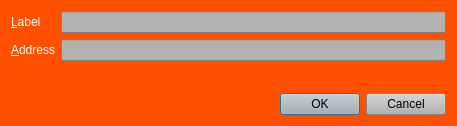
<?xml version="1.0" encoding="UTF-8"?>
<ui version="4.0">
 <class>EditAddressDialog</class>
 <widget class="QDialog" name="EditAddressDialog">
  <property name="geometry">
   <rect>
    <x>0</x>
    <y>0</y>
    <width>457</width>
    <height>126</height>
   </rect>
  </property>
  <property name="palette">
   <palette>
    <active>
     <colorrole role="WindowText">
      <brush brushstyle="SolidPattern">
       <color alpha="255">
        <red>255</red>
        <green>255</green>
        <blue>255</blue>
       </color>
      </brush>
     </colorrole>
     <colorrole role="Button">
      <brush brushstyle="SolidPattern">
       <color alpha="255">
        <red>255</red>
        <green>80</green>
        <blue>0</blue>
       </color>
      </brush>
     </colorrole>
     <colorrole role="Light">
      <brush brushstyle="SolidPattern">
       <color alpha="255">
        <red>207</red>
        <green>207</green>
        <blue>207</blue>
       </color>
      </brush>
     </colorrole>
     <colorrole role="Midlight">
      <brush brushstyle="SolidPattern">
       <color alpha="255">
        <red>172</red>
        <green>172</green>
        <blue>172</blue>
       </color>
      </brush>
     </colorrole>
     <colorrole role="Dark">
      <brush brushstyle="SolidPattern">
       <color alpha="255">
        <red>69</red>
        <green>69</green>
        <blue>69</blue>
       </color>
      </brush>
     </colorrole>
     <colorrole role="Mid">
      <brush brushstyle="SolidPattern">
       <color alpha="255">
        <red>92</red>
        <green>92</green>
        <blue>92</blue>
       </color>
      </brush>
     </colorrole>
     <colorrole role="Text">
      <brush brushstyle="SolidPattern">
       <color alpha="255">
        <red>255</red>
        <green>255</green>
        <blue>255</blue>
       </color>
      </brush>
     </colorrole>
     <colorrole role="BrightText">
      <brush brushstyle="SolidPattern">
       <color alpha="255">
        <red>255</red>
        <green>255</green>
        <blue>255</blue>
       </color>
      </brush>
     </colorrole>
     <colorrole role="ButtonText">
      <brush brushstyle="SolidPattern">
       <color alpha="255">
        <red>0</red>
        <green>0</green>
        <blue>0</blue>
       </color>
      </brush>
     </colorrole>
     <colorrole role="Base">
      <brush brushstyle="SolidPattern">
       <color alpha="255">
        <red>255</red>
        <green>255</green>
        <blue>255</blue>
       </color>
      </brush>
     </colorrole>
     <colorrole role="Window">
      <brush brushstyle="SolidPattern">
       <color alpha="255">
        <red>255</red>
        <green>80</green>
        <blue>0</blue>
       </color>
      </brush>
     </colorrole>
     <colorrole role="Shadow">
      <brush brushstyle="SolidPattern">
       <color alpha="255">
        <red>255</red>
        <green>255</green>
        <blue>255</blue>
       </color>
      </brush>
     </colorrole>
     <colorrole role="AlternateBase">
      <brush brushstyle="SolidPattern">
       <color alpha="255">
        <red>196</red>
        <green>196</green>
        <blue>196</blue>
       </color>
      </brush>
     </colorrole>
     <colorrole role="ToolTipBase">
      <brush brushstyle="SolidPattern">
       <color alpha="255">
        <red>255</red>
        <green>80</green>
        <blue>0</blue>
       </color>
      </brush>
     </colorrole>
     <colorrole role="ToolTipText">
      <brush brushstyle="SolidPattern">
       <color alpha="255">
        <red>255</red>
        <green>255</green>
        <blue>255</blue>
       </color>
      </brush>
     </colorrole>
    </active>
    <inactive>
     <colorrole role="WindowText">
      <brush brushstyle="SolidPattern">
       <color alpha="255">
        <red>255</red>
        <green>255</green>
        <blue>255</blue>
       </color>
      </brush>
     </colorrole>
     <colorrole role="Button">
      <brush brushstyle="SolidPattern">
       <color alpha="255">
        <red>255</red>
        <green>80</green>
        <blue>0</blue>
       </color>
      </brush>
     </colorrole>
     <colorrole role="Light">
      <brush brushstyle="SolidPattern">
       <color alpha="255">
        <red>207</red>
        <green>207</green>
        <blue>207</blue>
       </color>
      </brush>
     </colorrole>
     <colorrole role="Midlight">
      <brush brushstyle="SolidPattern">
       <color alpha="255">
        <red>172</red>
        <green>172</green>
        <blue>172</blue>
       </color>
      </brush>
     </colorrole>
     <colorrole role="Dark">
      <brush brushstyle="SolidPattern">
       <color alpha="255">
        <red>69</red>
        <green>69</green>
        <blue>69</blue>
       </color>
      </brush>
     </colorrole>
     <colorrole role="Mid">
      <brush brushstyle="SolidPattern">
       <color alpha="255">
        <red>92</red>
        <green>92</green>
        <blue>92</blue>
       </color>
      </brush>
     </colorrole>
     <colorrole role="Text">
      <brush brushstyle="SolidPattern">
       <color alpha="255">
        <red>255</red>
        <green>255</green>
        <blue>255</blue>
       </color>
      </brush>
     </colorrole>
     <colorrole role="BrightText">
      <brush brushstyle="SolidPattern">
       <color alpha="255">
        <red>255</red>
        <green>255</green>
        <blue>255</blue>
       </color>
      </brush>
     </colorrole>
     <colorrole role="ButtonText">
      <brush brushstyle="SolidPattern">
       <color alpha="255">
        <red>0</red>
        <green>0</green>
        <blue>0</blue>
       </color>
      </brush>
     </colorrole>
     <colorrole role="Base">
      <brush brushstyle="SolidPattern">
       <color alpha="255">
        <red>255</red>
        <green>255</green>
        <blue>255</blue>
       </color>
      </brush>
     </colorrole>
     <colorrole role="Window">
      <brush brushstyle="SolidPattern">
       <color alpha="255">
        <red>255</red>
        <green>80</green>
        <blue>0</blue>
       </color>
      </brush>
     </colorrole>
     <colorrole role="Shadow">
      <brush brushstyle="SolidPattern">
       <color alpha="255">
        <red>255</red>
        <green>255</green>
        <blue>255</blue>
       </color>
      </brush>
     </colorrole>
     <colorrole role="AlternateBase">
      <brush brushstyle="SolidPattern">
       <color alpha="255">
        <red>196</red>
        <green>196</green>
        <blue>196</blue>
       </color>
      </brush>
     </colorrole>
     <colorrole role="ToolTipBase">
      <brush brushstyle="SolidPattern">
       <color alpha="255">
        <red>255</red>
        <green>80</green>
        <blue>0</blue>
       </color>
      </brush>
     </colorrole>
     <colorrole role="ToolTipText">
      <brush brushstyle="SolidPattern">
       <color alpha="255">
        <red>255</red>
        <green>255</green>
        <blue>255</blue>
       </color>
      </brush>
     </colorrole>
    </inactive>
    <disabled>
     <colorrole role="WindowText">
      <brush brushstyle="SolidPattern">
       <color alpha="255">
        <red>69</red>
        <green>69</green>
        <blue>69</blue>
       </color>
      </brush>
     </colorrole>
     <colorrole role="Button">
      <brush brushstyle="SolidPattern">
       <color alpha="255">
        <red>255</red>
        <green>80</green>
        <blue>0</blue>
       </color>
      </brush>
     </colorrole>
     <colorrole role="Light">
      <brush brushstyle="SolidPattern">
       <color alpha="255">
        <red>207</red>
        <green>207</green>
        <blue>207</blue>
       </color>
      </brush>
     </colorrole>
     <colorrole role="Midlight">
      <brush brushstyle="SolidPattern">
       <color alpha="255">
        <red>172</red>
        <green>172</green>
        <blue>172</blue>
       </color>
      </brush>
     </colorrole>
     <colorrole role="Dark">
      <brush brushstyle="SolidPattern">
       <color alpha="255">
        <red>69</red>
        <green>69</green>
        <blue>69</blue>
       </color>
      </brush>
     </colorrole>
     <colorrole role="Mid">
      <brush brushstyle="SolidPattern">
       <color alpha="255">
        <red>92</red>
        <green>92</green>
        <blue>92</blue>
       </color>
      </brush>
     </colorrole>
     <colorrole role="Text">
      <brush brushstyle="SolidPattern">
       <color alpha="255">
        <red>69</red>
        <green>69</green>
        <blue>69</blue>
       </color>
      </brush>
     </colorrole>
     <colorrole role="BrightText">
      <brush brushstyle="SolidPattern">
       <color alpha="255">
        <red>255</red>
        <green>255</green>
        <blue>255</blue>
       </color>
      </brush>
     </colorrole>
     <colorrole role="ButtonText">
      <brush brushstyle="SolidPattern">
       <color alpha="255">
        <red>69</red>
        <green>69</green>
        <blue>69</blue>
       </color>
      </brush>
     </colorrole>
     <colorrole role="Base">
      <brush brushstyle="SolidPattern">
       <color alpha="255">
        <red>255</red>
        <green>80</green>
        <blue>0</blue>
       </color>
      </brush>
     </colorrole>
     <colorrole role="Window">
      <brush brushstyle="SolidPattern">
       <color alpha="255">
        <red>255</red>
        <green>80</green>
        <blue>0</blue>
       </color>
      </brush>
     </colorrole>
     <colorrole role="Shadow">
      <brush brushstyle="SolidPattern">
       <color alpha="255">
        <red>255</red>
        <green>255</green>
        <blue>255</blue>
       </color>
      </brush>
     </colorrole>
     <colorrole role="AlternateBase">
      <brush brushstyle="SolidPattern">
       <color alpha="255">
        <red>255</red>
        <green>80</green>
        <blue>0</blue>
       </color>
      </brush>
     </colorrole>
     <colorrole role="ToolTipBase">
      <brush brushstyle="SolidPattern">
       <color alpha="255">
        <red>255</red>
        <green>80</green>
        <blue>0</blue>
       </color>
      </brush>
     </colorrole>
     <colorrole role="ToolTipText">
      <brush brushstyle="SolidPattern">
       <color alpha="255">
        <red>255</red>
        <green>255</green>
        <blue>255</blue>
       </color>
      </brush>
     </colorrole>
    </disabled>
   </palette>
  </property>
  <property name="windowTitle">
   <string>Edit Address</string>
  </property>
  <layout class="QVBoxLayout" name="verticalLayout">
   <item>
    <layout class="QFormLayout" name="formLayout">
     <property name="fieldGrowthPolicy">
      <enum>QFormLayout::AllNonFixedFieldsGrow</enum>
     </property>
     <item row="0" column="0">
      <widget class="QLabel" name="label">
       <property name="autoFillBackground">
        <bool>true</bool>
       </property>
       <property name="text">
        <string>&lt;html&gt;&lt;head/&gt;&lt;body&gt;&lt;p&gt;&lt;span style=&quot; color:#ffffff;&quot;&gt;&amp;amp;Label&lt;/span&gt;&lt;/p&gt;&lt;/body&gt;&lt;/html&gt;</string>
       </property>
       <property name="buddy">
        <cstring>labelEdit</cstring>
       </property>
      </widget>
     </item>
     <item row="0" column="1">
      <widget class="QLineEdit" name="labelEdit">
       <property name="palette">
        <palette>
         <active>
          <colorrole role="WindowText">
           <brush brushstyle="SolidPattern">
            <color alpha="255">
             <red>255</red>
             <green>255</green>
             <blue>255</blue>
            </color>
           </brush>
          </colorrole>
          <colorrole role="Button">
           <brush brushstyle="SolidPattern">
            <color alpha="255">
             <red>178</red>
             <green>178</green>
             <blue>178</blue>
            </color>
           </brush>
          </colorrole>
          <colorrole role="Text">
           <brush brushstyle="SolidPattern">
            <color alpha="255">
             <red>255</red>
             <green>255</green>
             <blue>255</blue>
            </color>
           </brush>
          </colorrole>
          <colorrole role="ButtonText">
           <brush brushstyle="SolidPattern">
            <color alpha="255">
             <red>255</red>
             <green>255</green>
             <blue>255</blue>
            </color>
           </brush>
          </colorrole>
          <colorrole role="Base">
           <brush brushstyle="SolidPattern">
            <color alpha="255">
             <red>178</red>
             <green>178</green>
             <blue>178</blue>
            </color>
           </brush>
          </colorrole>
          <colorrole role="Window">
           <brush brushstyle="SolidPattern">
            <color alpha="255">
             <red>178</red>
             <green>178</green>
             <blue>178</blue>
            </color>
           </brush>
          </colorrole>
         </active>
         <inactive>
          <colorrole role="WindowText">
           <brush brushstyle="SolidPattern">
            <color alpha="255">
             <red>255</red>
             <green>255</green>
             <blue>255</blue>
            </color>
           </brush>
          </colorrole>
          <colorrole role="Button">
           <brush brushstyle="SolidPattern">
            <color alpha="255">
             <red>178</red>
             <green>178</green>
             <blue>178</blue>
            </color>
           </brush>
          </colorrole>
          <colorrole role="Text">
           <brush brushstyle="SolidPattern">
            <color alpha="255">
             <red>255</red>
             <green>255</green>
             <blue>255</blue>
            </color>
           </brush>
          </colorrole>
          <colorrole role="ButtonText">
           <brush brushstyle="SolidPattern">
            <color alpha="255">
             <red>255</red>
             <green>255</green>
             <blue>255</blue>
            </color>
           </brush>
          </colorrole>
          <colorrole role="Base">
           <brush brushstyle="SolidPattern">
            <color alpha="255">
             <red>178</red>
             <green>178</green>
             <blue>178</blue>
            </color>
           </brush>
          </colorrole>
          <colorrole role="Window">
           <brush brushstyle="SolidPattern">
            <color alpha="255">
             <red>178</red>
             <green>178</green>
             <blue>178</blue>
            </color>
           </brush>
          </colorrole>
         </inactive>
         <disabled>
          <colorrole role="WindowText">
           <brush brushstyle="SolidPattern">
            <color alpha="255">
             <red>255</red>
             <green>255</green>
             <blue>255</blue>
            </color>
           </brush>
          </colorrole>
          <colorrole role="Button">
           <brush brushstyle="SolidPattern">
            <color alpha="255">
             <red>178</red>
             <green>178</green>
             <blue>178</blue>
            </color>
           </brush>
          </colorrole>
          <colorrole role="Text">
           <brush brushstyle="SolidPattern">
            <color alpha="255">
             <red>255</red>
             <green>255</green>
             <blue>255</blue>
            </color>
           </brush>
          </colorrole>
          <colorrole role="ButtonText">
           <brush brushstyle="SolidPattern">
            <color alpha="255">
             <red>255</red>
             <green>255</green>
             <blue>255</blue>
            </color>
           </brush>
          </colorrole>
          <colorrole role="Base">
           <brush brushstyle="SolidPattern">
            <color alpha="255">
             <red>178</red>
             <green>178</green>
             <blue>178</blue>
            </color>
           </brush>
          </colorrole>
          <colorrole role="Window">
           <brush brushstyle="SolidPattern">
            <color alpha="255">
             <red>178</red>
             <green>178</green>
             <blue>178</blue>
            </color>
           </brush>
          </colorrole>
         </disabled>
        </palette>
       </property>
       <property name="toolTip">
        <string>The label associated with this address book entry</string>
       </property>
       <property name="styleSheet">
        <string notr="true">background-color: rgb(178, 178, 178);
color: rgb(255,255,255);</string>
       </property>
      </widget>
     </item>
     <item row="1" column="0">
      <widget class="QLabel" name="label_2">
       <property name="autoFillBackground">
        <bool>true</bool>
       </property>
       <property name="text">
        <string>&lt;html&gt;&lt;head/&gt;&lt;body&gt;&lt;p&gt;&lt;span style=&quot; color:#ffffff;&quot;&gt;&amp;amp;Address&lt;/span&gt;&lt;/p&gt;&lt;/body&gt;&lt;/html&gt;</string>
       </property>
       <property name="buddy">
        <cstring>addressEdit</cstring>
       </property>
      </widget>
     </item>
     <item row="1" column="1">
      <widget class="QLineEdit" name="addressEdit">
       <property name="palette">
        <palette>
         <active>
          <colorrole role="WindowText">
           <brush brushstyle="SolidPattern">
            <color alpha="255">
             <red>255</red>
             <green>255</green>
             <blue>255</blue>
            </color>
           </brush>
          </colorrole>
          <colorrole role="Button">
           <brush brushstyle="SolidPattern">
            <color alpha="255">
             <red>178</red>
             <green>178</green>
             <blue>178</blue>
            </color>
           </brush>
          </colorrole>
          <colorrole role="Text">
           <brush brushstyle="SolidPattern">
            <color alpha="255">
             <red>255</red>
             <green>255</green>
             <blue>255</blue>
            </color>
           </brush>
          </colorrole>
          <colorrole role="ButtonText">
           <brush brushstyle="SolidPattern">
            <color alpha="255">
             <red>255</red>
             <green>255</green>
             <blue>255</blue>
            </color>
           </brush>
          </colorrole>
          <colorrole role="Base">
           <brush brushstyle="SolidPattern">
            <color alpha="255">
             <red>178</red>
             <green>178</green>
             <blue>178</blue>
            </color>
           </brush>
          </colorrole>
          <colorrole role="Window">
           <brush brushstyle="SolidPattern">
            <color alpha="255">
             <red>178</red>
             <green>178</green>
             <blue>178</blue>
            </color>
           </brush>
          </colorrole>
         </active>
         <inactive>
          <colorrole role="WindowText">
           <brush brushstyle="SolidPattern">
            <color alpha="255">
             <red>255</red>
             <green>255</green>
             <blue>255</blue>
            </color>
           </brush>
          </colorrole>
          <colorrole role="Button">
           <brush brushstyle="SolidPattern">
            <color alpha="255">
             <red>178</red>
             <green>178</green>
             <blue>178</blue>
            </color>
           </brush>
          </colorrole>
          <colorrole role="Text">
           <brush brushstyle="SolidPattern">
            <color alpha="255">
             <red>255</red>
             <green>255</green>
             <blue>255</blue>
            </color>
           </brush>
          </colorrole>
          <colorrole role="ButtonText">
           <brush brushstyle="SolidPattern">
            <color alpha="255">
             <red>255</red>
             <green>255</green>
             <blue>255</blue>
            </color>
           </brush>
          </colorrole>
          <colorrole role="Base">
           <brush brushstyle="SolidPattern">
            <color alpha="255">
             <red>178</red>
             <green>178</green>
             <blue>178</blue>
            </color>
           </brush>
          </colorrole>
          <colorrole role="Window">
           <brush brushstyle="SolidPattern">
            <color alpha="255">
             <red>178</red>
             <green>178</green>
             <blue>178</blue>
            </color>
           </brush>
          </colorrole>
         </inactive>
         <disabled>
          <colorrole role="WindowText">
           <brush brushstyle="SolidPattern">
            <color alpha="255">
             <red>255</red>
             <green>255</green>
             <blue>255</blue>
            </color>
           </brush>
          </colorrole>
          <colorrole role="Button">
           <brush brushstyle="SolidPattern">
            <color alpha="255">
             <red>178</red>
             <green>178</green>
             <blue>178</blue>
            </color>
           </brush>
          </colorrole>
          <colorrole role="Text">
           <brush brushstyle="SolidPattern">
            <color alpha="255">
             <red>255</red>
             <green>255</green>
             <blue>255</blue>
            </color>
           </brush>
          </colorrole>
          <colorrole role="ButtonText">
           <brush brushstyle="SolidPattern">
            <color alpha="255">
             <red>255</red>
             <green>255</green>
             <blue>255</blue>
            </color>
           </brush>
          </colorrole>
          <colorrole role="Base">
           <brush brushstyle="SolidPattern">
            <color alpha="255">
             <red>178</red>
             <green>178</green>
             <blue>178</blue>
            </color>
           </brush>
          </colorrole>
          <colorrole role="Window">
           <brush brushstyle="SolidPattern">
            <color alpha="255">
             <red>178</red>
             <green>178</green>
             <blue>178</blue>
            </color>
           </brush>
          </colorrole>
         </disabled>
        </palette>
       </property>
       <property name="toolTip">
        <string>The address associated with this address book entry. This can only be modified for sending addresses.</string>
       </property>
       <property name="styleSheet">
        <string notr="true">background-color: rgb(178, 178, 178);
color: rgb(255,255,255);</string>
       </property>
      </widget>
     </item>
    </layout>
   </item>
   <item>
    <widget class="QDialogButtonBox" name="buttonBox">
     <property name="palette">
      <palette>
       <active>
        <colorrole role="Button">
         <brush brushstyle="SolidPattern">
          <color alpha="255">
           <red>178</red>
           <green>178</green>
           <blue>178</blue>
          </color>
         </brush>
        </colorrole>
        <colorrole role="ButtonText">
         <brush brushstyle="SolidPattern">
          <color alpha="255">
           <red>255</red>
           <green>255</green>
           <blue>255</blue>
          </color>
         </brush>
        </colorrole>
        <colorrole role="Base">
         <brush brushstyle="SolidPattern">
          <color alpha="255">
           <red>178</red>
           <green>178</green>
           <blue>178</blue>
          </color>
         </brush>
        </colorrole>
        <colorrole role="Window">
         <brush brushstyle="SolidPattern">
          <color alpha="255">
           <red>178</red>
           <green>178</green>
           <blue>178</blue>
          </color>
         </brush>
        </colorrole>
        <colorrole role="Highlight">
         <brush brushstyle="SolidPattern">
          <color alpha="255">
           <red>240</red>
           <green>119</green>
           <blue>70</blue>
          </color>
         </brush>
        </colorrole>
       </active>
       <inactive>
        <colorrole role="Button">
         <brush brushstyle="SolidPattern">
          <color alpha="255">
           <red>178</red>
           <green>178</green>
           <blue>178</blue>
          </color>
         </brush>
        </colorrole>
        <colorrole role="ButtonText">
         <brush brushstyle="SolidPattern">
          <color alpha="255">
           <red>255</red>
           <green>255</green>
           <blue>255</blue>
          </color>
         </brush>
        </colorrole>
        <colorrole role="Base">
         <brush brushstyle="SolidPattern">
          <color alpha="255">
           <red>178</red>
           <green>178</green>
           <blue>178</blue>
          </color>
         </brush>
        </colorrole>
        <colorrole role="Window">
         <brush brushstyle="SolidPattern">
          <color alpha="255">
           <red>178</red>
           <green>178</green>
           <blue>178</blue>
          </color>
         </brush>
        </colorrole>
        <colorrole role="Highlight">
         <brush brushstyle="SolidPattern">
          <color alpha="255">
           <red>178</red>
           <green>178</green>
           <blue>178</blue>
          </color>
         </brush>
        </colorrole>
       </inactive>
       <disabled>
        <colorrole role="Button">
         <brush brushstyle="SolidPattern">
          <color alpha="255">
           <red>178</red>
           <green>178</green>
           <blue>178</blue>
          </color>
         </brush>
        </colorrole>
        <colorrole role="ButtonText">
         <brush brushstyle="SolidPattern">
          <color alpha="255">
           <red>138</red>
           <green>138</green>
           <blue>138</blue>
          </color>
         </brush>
        </colorrole>
        <colorrole role="Base">
         <brush brushstyle="SolidPattern">
          <color alpha="255">
           <red>178</red>
           <green>178</green>
           <blue>178</blue>
          </color>
         </brush>
        </colorrole>
        <colorrole role="Window">
         <brush brushstyle="SolidPattern">
          <color alpha="255">
           <red>178</red>
           <green>178</green>
           <blue>178</blue>
          </color>
         </brush>
        </colorrole>
        <colorrole role="Highlight">
         <brush brushstyle="SolidPattern">
          <color alpha="255">
           <red>178</red>
           <green>178</green>
           <blue>178</blue>
          </color>
         </brush>
        </colorrole>
       </disabled>
      </palette>
     </property>
     <property name="autoFillBackground">
      <bool>false</bool>
     </property>
     <property name="styleSheet">
      <string notr="true">background-color: rgb(178, 178, 178);</string>
     </property>
     <property name="orientation">
      <enum>Qt::Horizontal</enum>
     </property>
     <property name="standardButtons">
      <set>QDialogButtonBox::Cancel|QDialogButtonBox::Ok</set>
     </property>
    </widget>
   </item>
  </layout>
 </widget>
 <resources/>
 <connections>
  <connection>
   <sender>buttonBox</sender>
   <signal>accepted()</signal>
   <receiver>EditAddressDialog</receiver>
   <slot>accept()</slot>
   <hints>
    <hint type="sourcelabel">
     <x>248</x>
     <y>254</y>
    </hint>
    <hint type="destinationlabel">
     <x>157</x>
     <y>274</y>
    </hint>
   </hints>
  </connection>
  <connection>
   <sender>buttonBox</sender>
   <signal>rejected()</signal>
   <receiver>EditAddressDialog</receiver>
   <slot>reject()</slot>
   <hints>
    <hint type="sourcelabel">
     <x>316</x>
     <y>260</y>
    </hint>
    <hint type="destinationlabel">
     <x>286</x>
     <y>274</y>
    </hint>
   </hints>
  </connection>
 </connections>
</ui>
